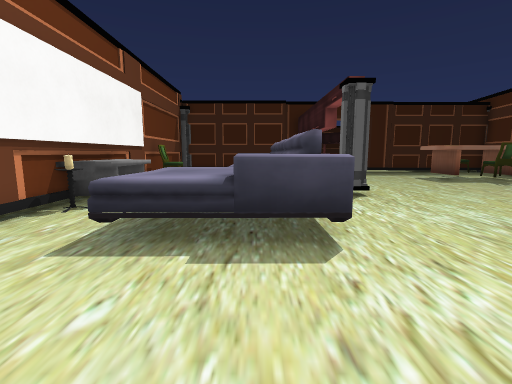
view 1 (above)

17 first-person views from a walk through a Unity game level. The camera is 1.2 m above the floor, tilts 8° down and sees 85° across. Doors are open. The floor is counted in squares, 1 m on a side. Each view is taken from the middle of a square. On the plan, view 1 faces up. The plan holds only what a view shows up to about 13 squares ahead; the rest is blank. The place goes on beyond the plan. The player character is not drawn. Some animated figures are left out. Some surface patterns are stand-ins.

view 2
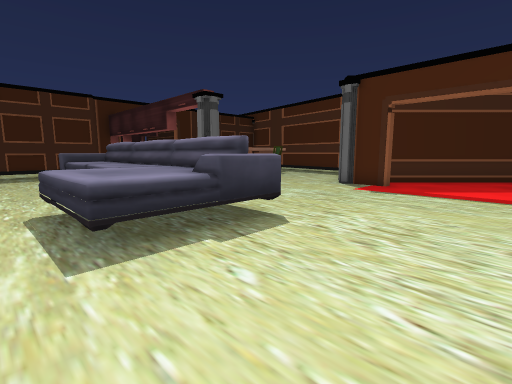

view 3
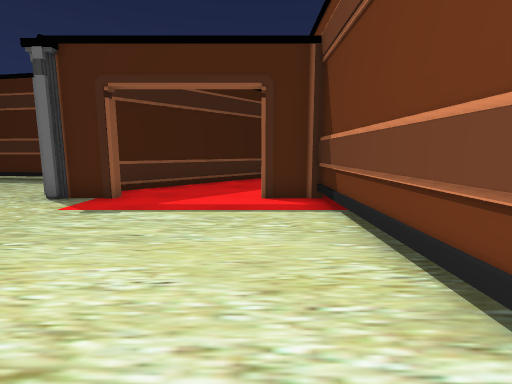

view 4
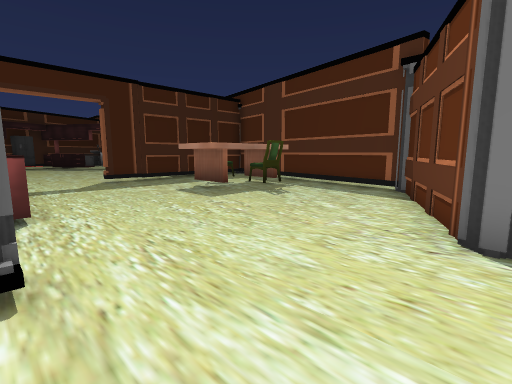

view 5
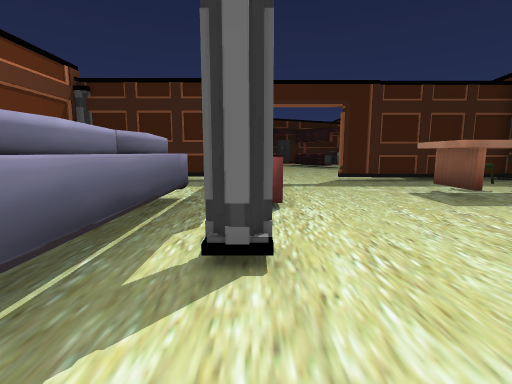

view 6
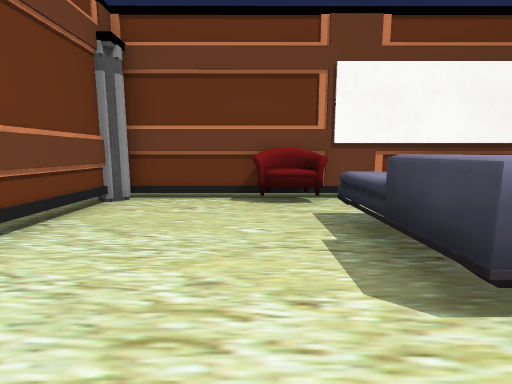

view 7
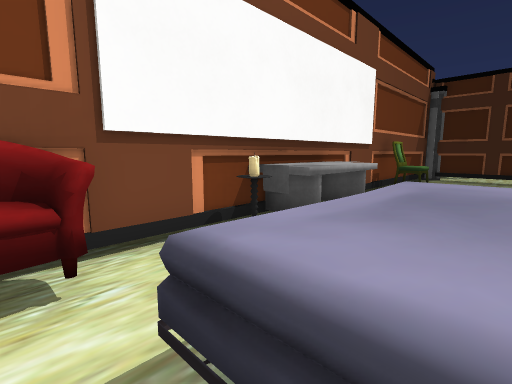

view 8
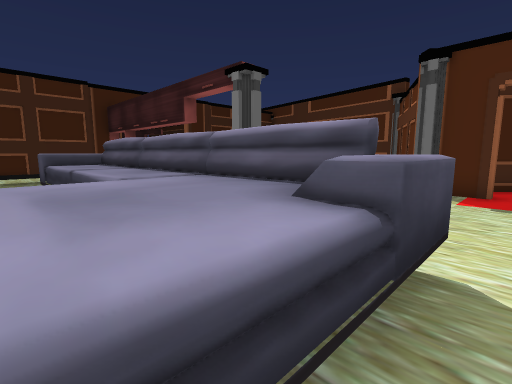

view 9
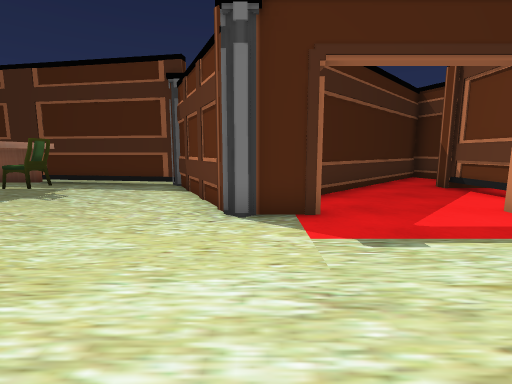

view 10
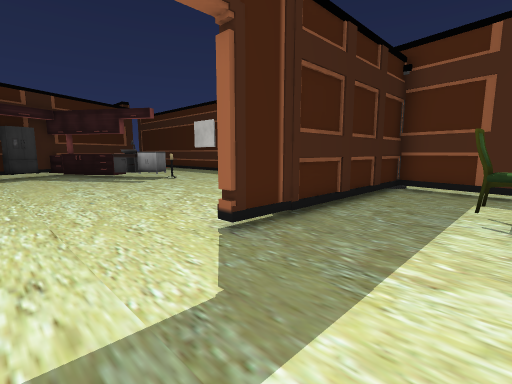

view 11
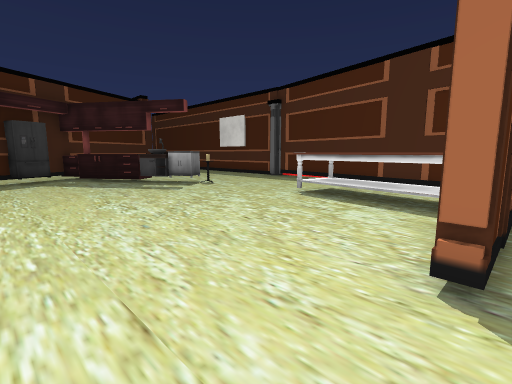

view 12
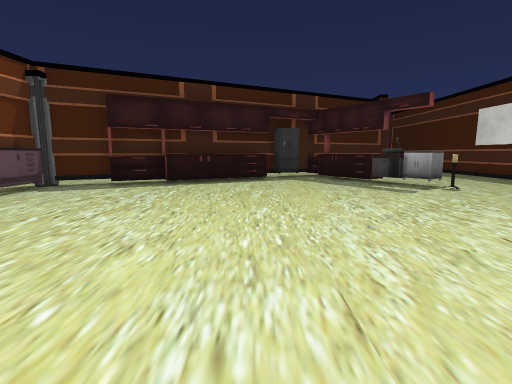

view 13
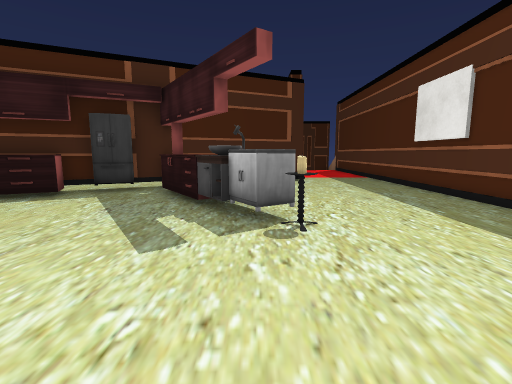

view 14
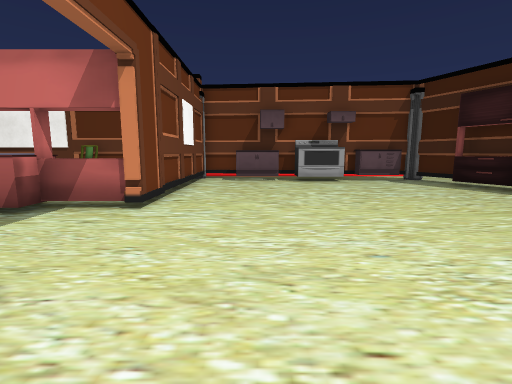

view 15
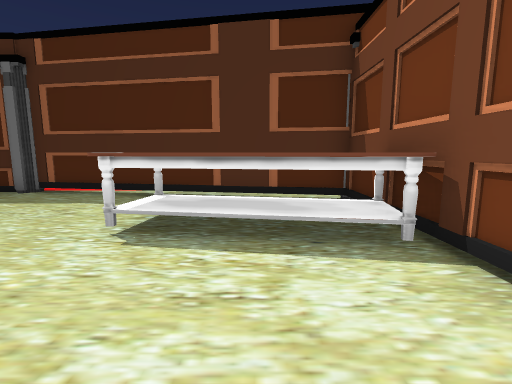

view 16
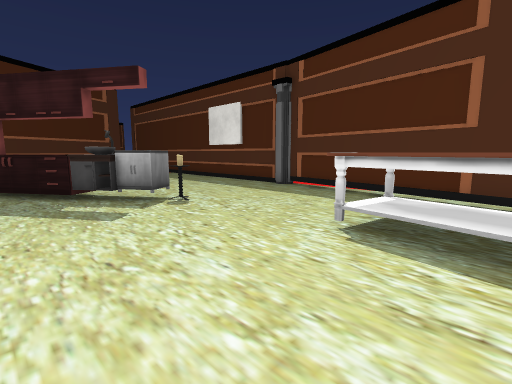

view 17
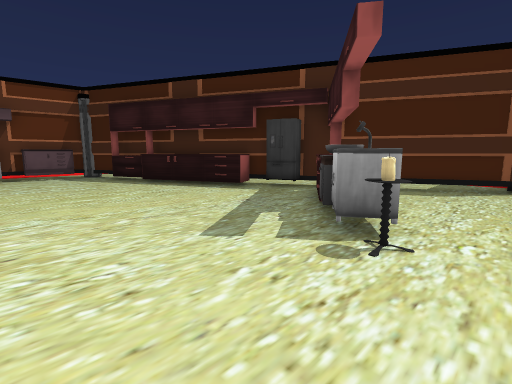

### Floor plan
Key: @ floor where view 1 was taken; # wall or solid block; . floor; D open door; = window, fence, low wall or low ledge; ^ raised ledge; C chair; T table; A candle; F fridge; S sink; U counter; O other object.
Columns run from 5 left of view 1 to 16 right of it. Each row starts with its distance up from view 1.
 35                   DDD#
 34                ##DDDD#
 33              ###.....#
 32           ####.......#
 31          ##FOO.......#
 30        ###...OO......#
 29      ###=#...OS......#
 28   ####=.......SS.....#
 27  ## ...........UA....#
 26  #O.............A....#
 25  #O.................##
 24  #O.................#
 23  #O.................#
 22  #O.............TTT #
 21  #O.............TT. #
 20  #O.............TT.##
 19  #O.............TT.#
 18  #............##TT##
 17  ########...########
 16 ##.....#=..........#
 15 ## .. .#=......C...#
 14 ## .. .  ....TTCC ##
 13 #CC....  ....TTTT #
 12 #CC.^^^  ....TTCTT#
 11 ##..^^##=......C..#
 10 ##..^^#...........#
  9 #TT.^^^...........#
  8 #TT.^^^.#........##
  7 #TT.^^^........###
  6 #A.^^^^......###
  5 ##.^^^#.....###
  4 #C.^^^^.....####
  3 #C.............##
  2 #C..............##
  1 #................##
  0 #....@............##
 -1 ##..........##.....##
 -2  ####  ###########..#
 -3                     #

Where each view was taken, in squares from view 1:
view 1: 0 up, 0 right, facing up
view 2: 0 up, 3 left, facing up-right
view 3: 0 up, 0 right, facing right
view 4: 5 up, 3 right, facing up-right
view 5: 5 up, 3 right, facing up
view 6: 2 up, 3 right, facing left
view 7: 3 up, 1 left, facing up-left
view 8: 3 up, 2 left, facing up-right
view 9: 5 up, 2 right, facing right
view 10: 14 up, 4 right, facing up-right
view 11: 17 up, 4 right, facing up-right
view 12: 17 up, 4 right, facing up
view 13: 22 up, 10 right, facing up
view 14: 20 up, 9 right, facing left
view 15: 20 up, 7 right, facing right
view 16: 20 up, 7 right, facing up-right
view 17: 23 up, 12 right, facing up-left
